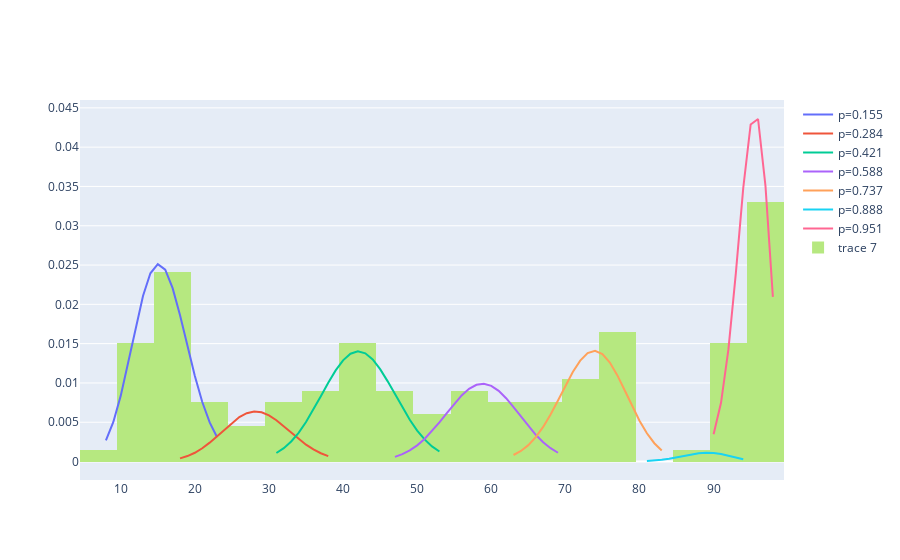

Write notebook code for a chart like this one.
### Code cell
proportions = bem2.lambd_
plot_binomial_mixture(bem2.p_, proportions=proportions, S=S)
